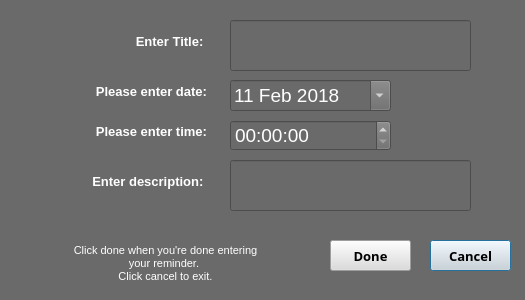
<?xml version="1.0" encoding="UTF-8"?>
<ui version="4.0">
 <class>CreateWindow</class>
 <widget class="QDialog" name="CreateWindow">
  <property name="geometry">
   <rect>
    <x>0</x>
    <y>0</y>
    <width>525</width>
    <height>300</height>
   </rect>
  </property>
  <property name="windowTitle">
   <string>Dialog</string>
  </property>
  <property name="styleSheet">
   <string notr="true">background-color: rgb(106, 106, 106);</string>
  </property>
  <widget class="QTextEdit" name="textEdit">
   <property name="geometry">
    <rect>
     <x>10</x>
     <y>80</y>
     <width>201</width>
     <height>31</height>
    </rect>
   </property>
   <property name="frameShape">
    <enum>QFrame::NoFrame</enum>
   </property>
   <property name="html">
    <string>&lt;!DOCTYPE HTML PUBLIC &quot;-//W3C//DTD HTML 4.0//EN&quot; &quot;http://www.w3.org/TR/REC-html40/strict.dtd&quot;&gt;
&lt;html&gt;&lt;head&gt;&lt;meta name=&quot;qrichtext&quot; content=&quot;1&quot; /&gt;&lt;style type=&quot;text/css&quot;&gt;
p, li { white-space: pre-wrap; }
&lt;/style&gt;&lt;/head&gt;&lt;body style=&quot; font-family:'MS Shell Dlg 2'; font-size:8.25pt; font-weight:400; font-style:normal;&quot;&gt;
&lt;p align=&quot;right&quot; style=&quot; margin-top:0px; margin-bottom:0px; margin-left:0px; margin-right:0px; -qt-block-indent:0; text-indent:0px;&quot;&gt;&lt;span style=&quot; font-size:10pt; font-weight:600; color:#ffffff;&quot;&gt;Please enter date:&lt;/span&gt;&lt;/p&gt;&lt;/body&gt;&lt;/html&gt;</string>
   </property>
  </widget>
  <widget class="QLineEdit" name="reminderDescription">
   <property name="geometry">
    <rect>
     <x>230</x>
     <y>160</y>
     <width>241</width>
     <height>51</height>
    </rect>
   </property>
   <property name="styleSheet">
    <string notr="true">color: rgb(255, 255, 255);</string>
   </property>
  </widget>
  <widget class="QTextEdit" name="textEdit_2">
   <property name="geometry">
    <rect>
     <x>60</x>
     <y>170</y>
     <width>151</width>
     <height>31</height>
    </rect>
   </property>
   <property name="frameShape">
    <enum>QFrame::NoFrame</enum>
   </property>
   <property name="html">
    <string>&lt;!DOCTYPE HTML PUBLIC &quot;-//W3C//DTD HTML 4.0//EN&quot; &quot;http://www.w3.org/TR/REC-html40/strict.dtd&quot;&gt;
&lt;html&gt;&lt;head&gt;&lt;meta name=&quot;qrichtext&quot; content=&quot;1&quot; /&gt;&lt;style type=&quot;text/css&quot;&gt;
p, li { white-space: pre-wrap; }
&lt;/style&gt;&lt;/head&gt;&lt;body style=&quot; font-family:'MS Shell Dlg 2'; font-size:8.25pt; font-weight:400; font-style:normal;&quot;&gt;
&lt;p align=&quot;right&quot; style=&quot; margin-top:0px; margin-bottom:0px; margin-left:0px; margin-right:0px; -qt-block-indent:0; text-indent:0px;&quot;&gt;&lt;span style=&quot; font-size:10pt; font-weight:600; color:#ffffff;&quot;&gt;Enter description: &lt;/span&gt;&lt;/p&gt;&lt;/body&gt;&lt;/html&gt;</string>
   </property>
  </widget>
  <widget class="QPushButton" name="pushButton">
   <property name="geometry">
    <rect>
     <x>430</x>
     <y>240</y>
     <width>81</width>
     <height>31</height>
    </rect>
   </property>
   <property name="font">
    <font>
     <family>Calisto MT</family>
     <pointsize>10</pointsize>
     <weight>75</weight>
     <bold>true</bold>
    </font>
   </property>
   <property name="styleSheet">
    <string notr="true">background-color: rgb(220, 220, 220);
border-color: rgb(255, 255, 255);</string>
   </property>
   <property name="text">
    <string>Cancel</string>
   </property>
  </widget>
  <widget class="QTextEdit" name="textEdit_3">
   <property name="geometry">
    <rect>
     <x>60</x>
     <y>240</y>
     <width>211</width>
     <height>51</height>
    </rect>
   </property>
   <property name="frameShape">
    <enum>QFrame::NoFrame</enum>
   </property>
   <property name="html">
    <string>&lt;!DOCTYPE HTML PUBLIC &quot;-//W3C//DTD HTML 4.0//EN&quot; &quot;http://www.w3.org/TR/REC-html40/strict.dtd&quot;&gt;
&lt;html&gt;&lt;head&gt;&lt;meta name=&quot;qrichtext&quot; content=&quot;1&quot; /&gt;&lt;style type=&quot;text/css&quot;&gt;
p, li { white-space: pre-wrap; }
&lt;/style&gt;&lt;/head&gt;&lt;body style=&quot; font-family:'MS Shell Dlg 2'; font-size:8.25pt; font-weight:400; font-style:normal;&quot;&gt;
&lt;p align=&quot;center&quot; style=&quot; margin-top:0px; margin-bottom:0px; margin-left:0px; margin-right:0px; -qt-block-indent:0; text-indent:0px;&quot;&gt;&lt;span style=&quot; color:#ffffff;&quot;&gt;Click done when you're done entering your reminder. &lt;/span&gt;&lt;/p&gt;
&lt;p align=&quot;center&quot; style=&quot; margin-top:0px; margin-bottom:0px; margin-left:0px; margin-right:0px; -qt-block-indent:0; text-indent:0px;&quot;&gt;&lt;span style=&quot; color:#ffffff;&quot;&gt;Click cancel to exit.&lt;/span&gt;&lt;/p&gt;&lt;/body&gt;&lt;/html&gt;</string>
   </property>
  </widget>
  <widget class="QDateEdit" name="dateEdit">
   <property name="geometry">
    <rect>
     <x>230</x>
     <y>80</y>
     <width>161</width>
     <height>31</height>
    </rect>
   </property>
   <property name="font">
    <font>
     <family>MS Shell Dlg 2</family>
     <pointsize>14</pointsize>
     <weight>9</weight>
     <italic>false</italic>
     <bold>false</bold>
    </font>
   </property>
   <property name="mouseTracking">
    <bool>true</bool>
   </property>
   <property name="contextMenuPolicy">
    <enum>Qt::DefaultContextMenu</enum>
   </property>
   <property name="styleSheet">
    <string notr="true">color: rgb(255, 255, 255);
font: 75 14pt &quot;MS Shell Dlg 2&quot;;</string>
   </property>
   <property name="frame">
    <bool>true</bool>
   </property>
   <property name="buttonSymbols">
    <enum>QAbstractSpinBox::NoButtons</enum>
   </property>
   <property name="dateTime">
    <datetime>
     <hour>0</hour>
     <minute>0</minute>
     <second>0</second>
     <year>2018</year>
     <month>2</month>
     <day>11</day>
    </datetime>
   </property>
   <property name="maximumDate">
    <date>
     <year>7999</year>
     <month>9</month>
     <day>30</day>
    </date>
   </property>
   <property name="minimumDate">
    <date>
     <year>2018</year>
     <month>2</month>
     <day>11</day>
    </date>
   </property>
   <property name="calendarPopup">
    <bool>true</bool>
   </property>
  </widget>
  <widget class="QTimeEdit" name="timeEdit">
   <property name="geometry">
    <rect>
     <x>230</x>
     <y>120</y>
     <width>161</width>
     <height>31</height>
    </rect>
   </property>
   <property name="font">
    <font>
     <family>MS Shell Dlg 2</family>
     <pointsize>14</pointsize>
     <weight>9</weight>
     <italic>false</italic>
     <bold>false</bold>
    </font>
   </property>
   <property name="styleSheet">
    <string notr="true">color: rgb(255, 255, 255);
font: 75 14pt &quot;MS Shell Dlg 2&quot;;</string>
   </property>
   <property name="maximumDateTime">
    <datetime>
     <hour>0</hour>
     <minute>0</minute>
     <second>0</second>
     <year>2050</year>
     <month>2</month>
     <day>11</day>
    </datetime>
   </property>
   <property name="minimumDateTime">
    <datetime>
     <hour>0</hour>
     <minute>0</minute>
     <second>0</second>
     <year>2018</year>
     <month>2</month>
     <day>11</day>
    </datetime>
   </property>
   <property name="calendarPopup">
    <bool>false</bool>
   </property>
  </widget>
  <widget class="QTextEdit" name="textEdit_4">
   <property name="geometry">
    <rect>
     <x>10</x>
     <y>120</y>
     <width>201</width>
     <height>31</height>
    </rect>
   </property>
   <property name="frameShape">
    <enum>QFrame::NoFrame</enum>
   </property>
   <property name="html">
    <string>&lt;!DOCTYPE HTML PUBLIC &quot;-//W3C//DTD HTML 4.0//EN&quot; &quot;http://www.w3.org/TR/REC-html40/strict.dtd&quot;&gt;
&lt;html&gt;&lt;head&gt;&lt;meta name=&quot;qrichtext&quot; content=&quot;1&quot; /&gt;&lt;style type=&quot;text/css&quot;&gt;
p, li { white-space: pre-wrap; }
&lt;/style&gt;&lt;/head&gt;&lt;body style=&quot; font-family:'MS Shell Dlg 2'; font-size:8.25pt; font-weight:400; font-style:normal;&quot;&gt;
&lt;p align=&quot;right&quot; style=&quot; margin-top:0px; margin-bottom:0px; margin-left:0px; margin-right:0px; -qt-block-indent:0; text-indent:0px;&quot;&gt;&lt;span style=&quot; font-size:10pt; font-weight:600; color:#ffffff;&quot;&gt;Please enter time:&lt;/span&gt;&lt;/p&gt;&lt;/body&gt;&lt;/html&gt;</string>
   </property>
  </widget>
  <widget class="QTextEdit" name="textEdit_5">
   <property name="geometry">
    <rect>
     <x>60</x>
     <y>30</y>
     <width>151</width>
     <height>31</height>
    </rect>
   </property>
   <property name="frameShape">
    <enum>QFrame::NoFrame</enum>
   </property>
   <property name="html">
    <string>&lt;!DOCTYPE HTML PUBLIC &quot;-//W3C//DTD HTML 4.0//EN&quot; &quot;http://www.w3.org/TR/REC-html40/strict.dtd&quot;&gt;
&lt;html&gt;&lt;head&gt;&lt;meta name=&quot;qrichtext&quot; content=&quot;1&quot; /&gt;&lt;style type=&quot;text/css&quot;&gt;
p, li { white-space: pre-wrap; }
&lt;/style&gt;&lt;/head&gt;&lt;body style=&quot; font-family:'MS Shell Dlg 2'; font-size:8.25pt; font-weight:400; font-style:normal;&quot;&gt;
&lt;p align=&quot;right&quot; style=&quot; margin-top:0px; margin-bottom:0px; margin-left:0px; margin-right:0px; -qt-block-indent:0; text-indent:0px;&quot;&gt;&lt;span style=&quot; font-size:10pt; font-weight:600; color:#ffffff;&quot;&gt;Enter Title: &lt;/span&gt;&lt;/p&gt;&lt;/body&gt;&lt;/html&gt;</string>
   </property>
  </widget>
  <widget class="QLineEdit" name="reminderTitle">
   <property name="geometry">
    <rect>
     <x>230</x>
     <y>20</y>
     <width>241</width>
     <height>51</height>
    </rect>
   </property>
   <property name="styleSheet">
    <string notr="true">color: rgb(255, 255, 255);</string>
   </property>
  </widget>
  <widget class="QPushButton" name="doneButton">
   <property name="geometry">
    <rect>
     <x>330</x>
     <y>240</y>
     <width>81</width>
     <height>31</height>
    </rect>
   </property>
   <property name="font">
    <font>
     <family>Calisto MT</family>
     <pointsize>10</pointsize>
     <weight>75</weight>
     <bold>true</bold>
    </font>
   </property>
   <property name="styleSheet">
    <string notr="true">background-color: rgb(220, 220, 220);
border-color: rgb(255, 255, 255);</string>
   </property>
   <property name="text">
    <string>Done</string>
   </property>
  </widget>
 </widget>
 <resources/>
 <connections/>
</ui>
